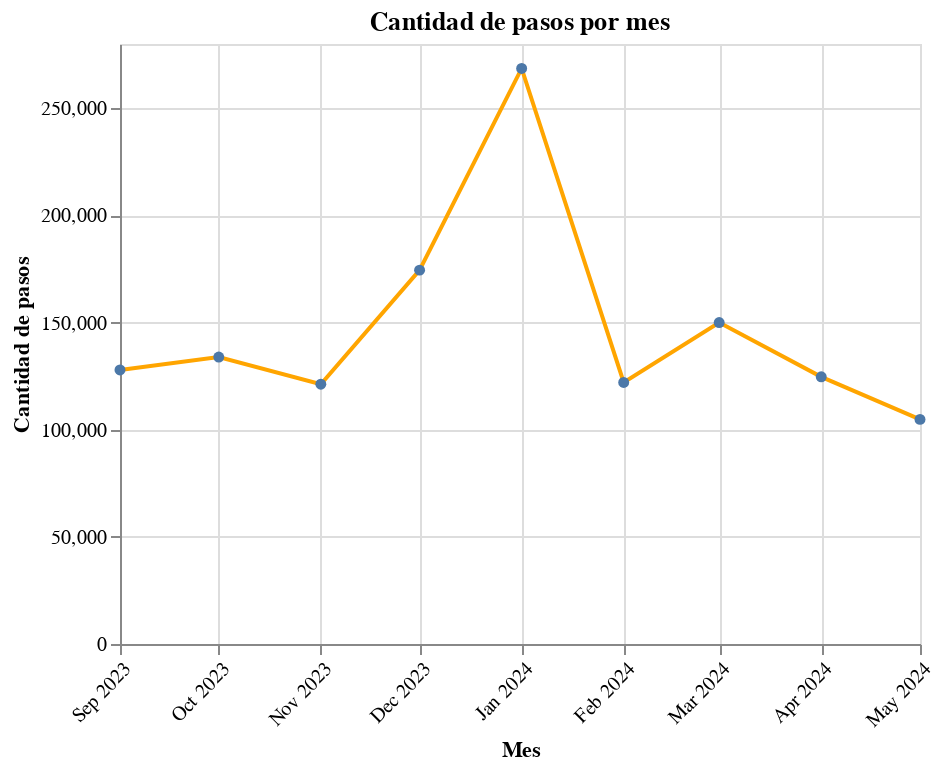

The notebook cell this image was saved under:
### Code cell
import pandas as pd
import altair as alt

# Cargar el DataFrame desde un archivo CSV con el separador ';'
data = pd.read_csv('Pasos Mariano Montes.csv', sep=';')

# Intentar convertir las fechas a tipo datetime sin especificar el formato
data['startDate'] = pd.to_datetime(data['startDate'], errors='coerce')

# Verificar si hay fechas no convertidas correctamente
if data['startDate'].isnull().any():
    print("Algunas fechas no se han convertido correctamente:")
    print(data[data['startDate'].isnull()])

# Filtrar filas con fechas no convertidas
data = data.dropna(subset=['startDate'])

# Agrupar los datos por mes y sumar los valores de pasos
monthly_data = data.groupby(data['startDate'].dt.to_period('M'))['value'].sum().reset_index()

# Convertir el período a timestamp para Altair
monthly_data['startDate'] = monthly_data['startDate'].dt.to_timestamp()

# Crear el gráfico de líneas con Altair
chart = alt.Chart(monthly_data).mark_line(point=True, color='orange').encode(
    x=alt.X('startDate:T', title='Mes', axis=alt.Axis(format='%b %Y', labelAngle=-45)),
    y=alt.Y('value:Q', title='Cantidad de pasos')
).properties(
    title='Cantidad de pasos por mes'
)

# Mostrar el gráfico
chart.display()

### Figure 1 — Vega-Lite specification as saved in the notebook (floating-point values rounded to 4 significant figures)
{"config": {"view": {"continuousWidth": 400, "continuousHeight": 300}}, "data": {"name": "data-7a6a61d86a9aef0534e1860ac34758ff"}, "mark": {"type": "line", "color": "orange", "point": true}, "encoding": {"x": {"axis": {"format": "%b %Y", "labelAngle": -45}, "field": "startDate", "title": "Mes", "type": "temporal"}, "y": {"field": "value", "title": "Cantidad de pasos", "type": "quantitative"}}, "title": "Cantidad de pasos por mes", "$schema": "https://vega.github.io/schema/vega-lite/v4.17.0.json", "datasets": {"data-7a6a61d86a9aef0534e1860ac34758ff": [{"startDate": "2023-09-01T00:00:00", "value": 127908}, {"startDate": "2023-10-01T00:00:00", "value": 133916}, {"startDate": "2023-11-01T00:00:00", "value": 121247}, {"startDate": "2023-12-01T00:00:00", "value": 174468}, {"startDate": "2024-01-01T00:00:00", "value": 268604}, {"startDate": "2024-02-01T00:00:00", "value": 122046}, {"startDate": "2024-03-01T00:00:00", "value": 150022}, {"startDate": "2024-04-01T00:00:00", "value": 124681}, {"startDate": "2024-05-01T00:00:00", "value": 104817}]}}
